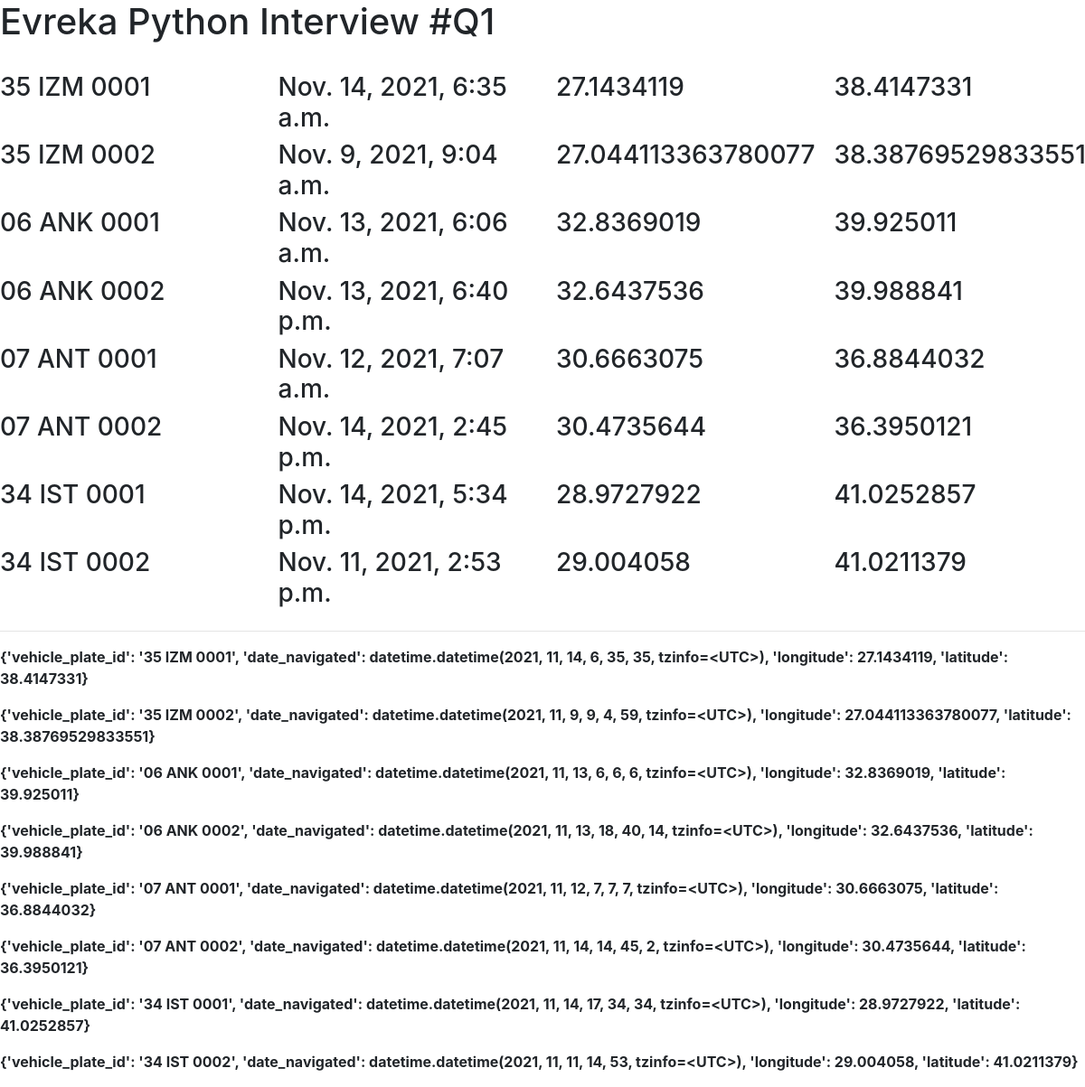
The page / on the database its author committed.
### tracker/models.py (models this page shows)
class Navigation(models.Model):
    id = models.AutoField(primary_key=True)
    vehicle_plate = models.ForeignKey(Vehicle, on_delete=models.CASCADE)
    date_navigated = models.DateTimeField()

class Track(models.Model):
    id = models.AutoField(primary_key=True)
    navigation_id = models.ForeignKey(Navigation, on_delete=models.CASCADE)
    longitude = models.FloatField()
    latitude = models.FloatField()

### tracker/views.py (the view)
# urls.py: 2. Add a URL to urlpatterns:  path('', views.home, name='home')
def home(request):
    navigationList = Navigation.objects.values()
    for i in navigationList:
        v_index = i['id']
        v_longitude = Track.objects.filter(navigation_id_id = v_index).values()[0]['longitude']
        v_latitude = Track.objects.filter(navigation_id_id= v_index).values()[0]['latitude']
        navigationList[v_index - 1]['longitude'] = v_longitude
        navigationList[v_index - 1]['latitude'] = v_latitude
        i.pop('id', None)
    context = {
        'posts': navigationList # Navigation.objects.values('vehicle_id')
    }
    return render(request, 'tracker/home.html', context )

### tracker/templates/tracker/home.html (shortened to what this page needs)
<!doctype html>
<html lang="en">
  <head>
    <link rel="stylesheet" href="https://stackpath.bootstrapcdn.com/bootstrap/4.4.1/css/bootstrap.min.css">
  </head>
  <body>
    <h1>Evreka Python Interview #Q1</h1>
    <br>
    {% for post in posts %}
        <div class="row" >
            <div class="col-md-3">
                <h3>{{post.vehicle_plate_id}}</h3>
            </div>
            <div class="col-md-3">
                <h3>{{post.date_navigated}}</h3>
            </div>
            <div class="col-md-3">
                <h3>{{post.longitude}}</h3>
            </div>
            <div class="col-md-3">
                <h3>{{post.latitude}}</h3>
            </div>
        </div>
    {% endfor %}
    <hr>
    {% for post in posts %}
    <p><b>{{post}}</b></p>
    {% endfor %}
  </body>
</html>

### rows shown on the page
Navigation: vehicle_plate_id "35 IZM 0001", date_navigated "Nov. 14, 2021, 6:35 a.m.", longitude "27.1434119", latitude "38.4147331", post "{'vehicle_plate_id': '35 IZM 0001', 'date_navigated': datetime.datetime(2021, 11, 14, 6, 35, 35, tzinfo=<UTC>), 'longitude': 27.1434119, 'latitude': 38.4147331}"
Navigation: vehicle_plate_id "35 IZM 0002", date_navigated "Nov. 9, 2021, 9:04 a.m.", longitude "27.044113363780077", latitude "38.38769529833551", post "{'vehicle_plate_id': '35 IZM 0002', 'date_navigated': datetime.datetime(2021, 11, 9, 9, 4, 59, tzinfo=<UTC>), 'longitude': 27.044113363780077, 'latitude': 38.38769529833551}"
Navigation: vehicle_plate_id "06 ANK 0001", date_navigated "Nov. 13, 2021, 6:06 a.m.", longitude "32.8369019", latitude "39.925011", post "{'vehicle_plate_id': '06 ANK 0001', 'date_navigated': datetime.datetime(2021, 11, 13, 6, 6, 6, tzinfo=<UTC>), 'longitude': 32.8369019, 'latitude': 39.925011}"
Navigation: vehicle_plate_id "06 ANK 0002", date_navigated "Nov. 13, 2021, 6:40 p.m.", longitude "32.6437536", latitude "39.988841", post "{'vehicle_plate_id': '06 ANK 0002', 'date_navigated': datetime.datetime(2021, 11, 13, 18, 40, 14, tzinfo=<UTC>), 'longitude': 32.6437536, 'latitude': 39.988841}"
Navigation: vehicle_plate_id "07 ANT 0001", date_navigated "Nov. 12, 2021, 7:07 a.m.", longitude "30.6663075", latitude "36.8844032", post "{'vehicle_plate_id': '07 ANT 0001', 'date_navigated': datetime.datetime(2021, 11, 12, 7, 7, 7, tzinfo=<UTC>), 'longitude': 30.6663075, 'latitude': 36.8844032}"
Navigation: vehicle_plate_id "07 ANT 0002", date_navigated "Nov. 14, 2021, 2:45 p.m.", longitude "30.4735644", latitude "36.3950121", post "{'vehicle_plate_id': '07 ANT 0002', 'date_navigated': datetime.datetime(2021, 11, 14, 14, 45, 2, tzinfo=<UTC>), 'longitude': 30.4735644, 'latitude': 36.3950121}"
Navigation: vehicle_plate_id "34 IST 0001", date_navigated "Nov. 14, 2021, 5:34 p.m.", longitude "28.9727922", latitude "41.0252857", post "{'vehicle_plate_id': '34 IST 0001', 'date_navigated': datetime.datetime(2021, 11, 14, 17, 34, 34, tzinfo=<UTC>), 'longitude': 28.9727922, 'latitude': 41.0252857}"
Navigation: vehicle_plate_id "34 IST 0002", date_navigated "Nov. 11, 2021, 2:53 p.m.", longitude "29.004058", latitude "41.0211379", post "{'vehicle_plate_id': '34 IST 0002', 'date_navigated': datetime.datetime(2021, 11, 11, 14, 53, tzinfo=<UTC>), 'longitude': 29.004058, 'latitude': 41.0211379}"
